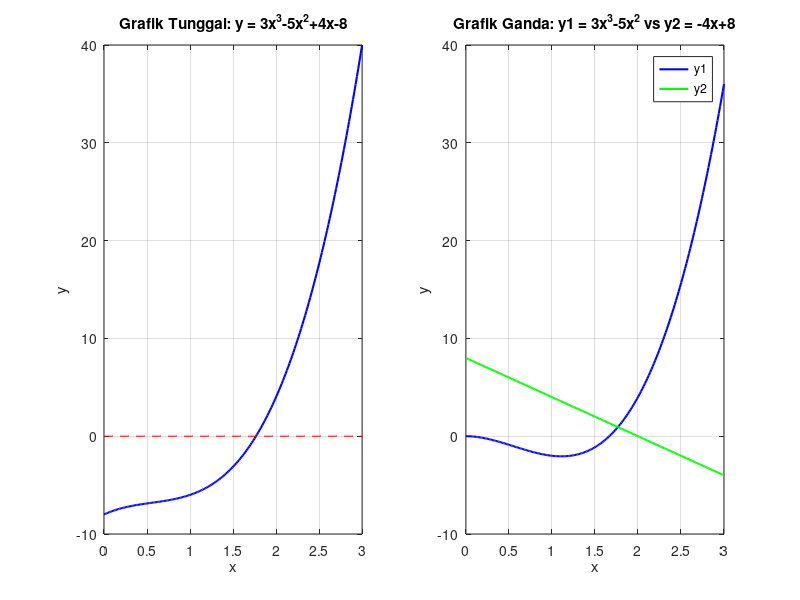
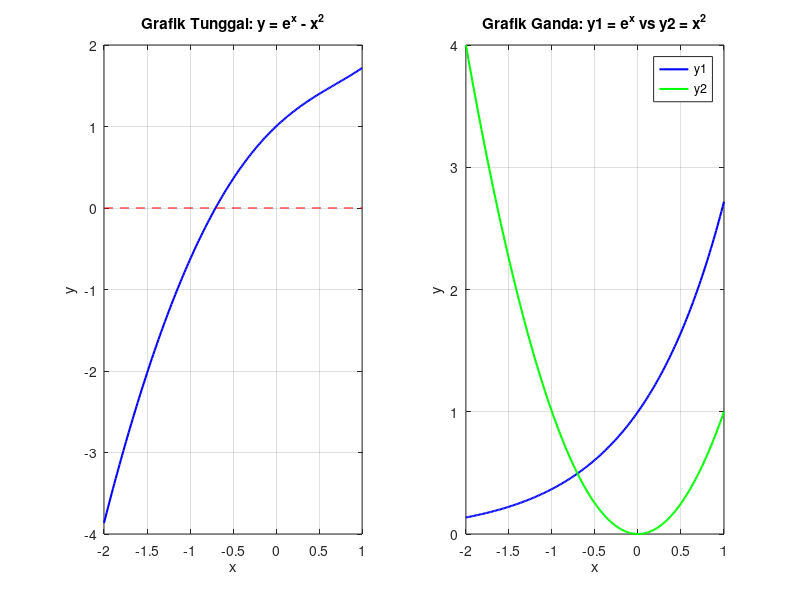
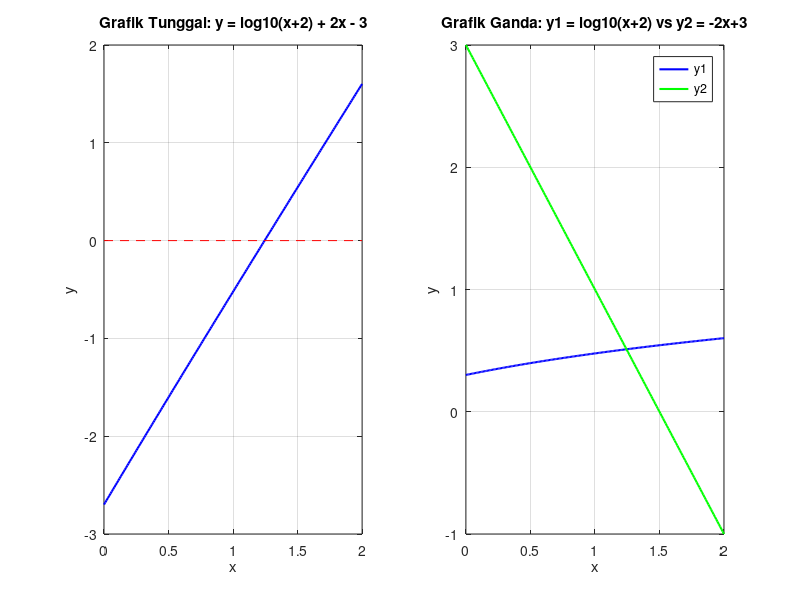

Recreate these plots in MATLAB, in order.
% =========================================================================
% TUGAS SISTEM PERSAMAAN NON-LINEAR (METODE NUMERIK)
% File: Tugas_SPNL.m
% Deskripsi: Penyelesaian Persamaan Non-Linear Menggunakan Grafik Tunggal/Ganda,
%            Metode Biseksi, dan Metode Regula-Falsi.
% =========================================================================

clc; clear; close all;

% =========================================================================
% BAGIAN 1: DEFINISI FUNGSI METODE NUMERIK (BISEKSI & REGULA-FALSI)
% =========================================================================

function c = Biseksi(f, a, b, n, tol)
    fa = f(a); fb = f(b);
    if fa * fb > 0
        error('Warning: f(a) dan f(b) memiliki tanda yang sama.');
    endif
    fprintf('Iter\t    a\t\t    b\t\t   fa\t\t   fb\t\t    c\t\t   fc\n');
    fprintf('-----------------------------------------------------------------------------------\n');
    for i = 1:n
        c = (a + b) / 2;
        fc = f(c);
        fprintf('%2d\t%9.6f\t%9.6f\t%9.6f\t%9.6f\t%9.6f\t%9.6f\n', i, a, b, fa, fb, c, fc);
        if abs(fc) <= tol || abs(b - a) <= tol
            break;
        endif
        if fa * fc == 0
            break;
        elseif fa * fc < 0
            b = c; fb = fc;
        else
            a = c; fa = fc;
        endif
    endfor
endfunction

function c = RegulaFalsi(f, a, b, n, tol)
    fa = f(a); fb = f(b);
    if fa * fb > 0
        error('Warning: f(a) dan f(b) memiliki tanda yang sama.');
    endif
    fprintf('Iter\t    a\t\t    b\t\t   fa\t\t   fb\t\t    c\t\t   fc\n');
    fprintf('-----------------------------------------------------------------------------------\n');
    for i = 1:n
        c = (a * fb - b * fa) / (fb - fa);
        fc = f(c);
        fprintf('%2d\t%9.6f\t%9.6f\t%9.6f\t%9.6f\t%9.6f\t%9.6f\n', i, a, b, fa, fb, c, fc);
        if abs(fc) <= tol || abs(b - a) <= tol
            break;
        endif
        if fa * fc == 0
            break;
        elseif fa * fc < 0
            b = c; fb = fc;
        else
            a = c; fa = fc;
        endif
    endfor
endfunction

% PARAMETER UMUM ITERASI
n_max = 20;
toleransi = 0.0001;

% =========================================================================
% BAGIAN 2: PERSAMAAN 1 -> y = 3x^3 - 5x^2 + 4x - 7, y = 1 => 3x^3 - 5x^2 + 4x - 8 = 0
% =========================================================================
fprintf('\n===================================================================\n');
fprintf('  PERSAMAAN 1: f(x) = 3x^3 - 5x^2 + 4x - 8 = 0\n');
fprintf('===================================================================\n');

f1 = @(x) 3*x.^3 - 5*x.^2 + 4*x - 8;
f1_a = @(x) 3*x.^3 - 5*x.^2;
f1_b = @(x) -4*x + 8;

% Plot Grafik Persamaan 1
figure('Name', 'Persamaan 1');
subplot(1, 2, 1);
x1 = linspace(0, 3, 200);
plot(x1, f1(x1), 'b-', 'LineWidth', 1.5); hold on;
line([0, 3], [0, 0], 'Color', 'r', 'LineStyle', '--');
grid on; title('Grafik Tunggal: y = 3x^3-5x^2+4x-8'); xlabel('x'); ylabel('y');

subplot(1, 2, 2);
plot(x1, f1_a(x1), 'b-', 'LineWidth', 1.5); hold on;
plot(x1, f1_b(x1), 'g-', 'LineWidth', 1.5);
grid on; title('Grafik Ganda: y1 = 3x^3-5x^2 vs y2 = -4x+8'); xlabel('x'); ylabel('y');
legend('y1', 'y2');

% Perhitungan Numerik
a1 = 1; b1 = 2;
fprintf('\n--- A. METODE BISEKSI (Persamaan 1) ---\n');
c1_bis = Biseksi(f1, a1, b1, n_max, toleransi);
fprintf('Akar ditemukan (Biseksi): x = %.6f\n', c1_bis);

fprintf('\n--- B. METODE REGULA-FALSI (Persamaan 1) ---\n');
c1_rf = RegulaFalsi(f1, a1, b1, n_max, toleransi);
fprintf('Akar ditemukan (Regula-Falsi): x = %.6f\n', c1_rf);


% =========================================================================
% BAGIAN 3: PERSAMAAN 2 -> y = e^x - x^2, y = 0 => e^x - x^2 = 0
% =========================================================================
fprintf('\n===================================================================\n');
fprintf('  PERSAMAAN 2: f(x) = e^x - x^2 = 0\n');
fprintf('===================================================================\n');

f2 = @(x) exp(x) - x.^2;
f2_a = @(x) exp(x);
f2_b = @(x) x.^2;

% Plot Grafik Persamaan 2
figure('Name', 'Persamaan 2');
subplot(1, 2, 1);
x2 = linspace(-2, 1, 200);
plot(x2, f2(x2), 'b-', 'LineWidth', 1.5); hold on;
line([-2, 1], [0, 0], 'Color', 'r', 'LineStyle', '--');
grid on; title('Grafik Tunggal: y = e^x - x^2'); xlabel('x'); ylabel('y');

subplot(1, 2, 2);
plot(x2, f2_a(x2), 'b-', 'LineWidth', 1.5); hold on;
plot(x2, f2_b(x2), 'g-', 'LineWidth', 1.5);
grid on; title('Grafik Ganda: y1 = e^x vs y2 = x^2'); xlabel('x'); ylabel('y');
legend('y1', 'y2');

% Perhitungan Numerik
a2 = -1; b2 = 0;
fprintf('\n--- A. METODE BISEKSI (Persamaan 2) ---\n');
c2_bis = Biseksi(f2, a2, b2, n_max, toleransi);
fprintf('Akar ditemukan (Biseksi): x = %.6f\n', c2_bis);

fprintf('\n--- B. METODE REGULA-FALSI (Persamaan 2) ---\n');
c2_rf = RegulaFalsi(f2, a2, b2, n_max, toleransi);
fprintf('Akar ditemukan (Regula-Falsi): x = %.6f\n', c2_rf);


% =========================================================================
% BAGIAN 4: PERSAMAAN 3 -> y = log10(x+2) + 2x - 3, y = 0
% =========================================================================
fprintf('\n===================================================================\n');
fprintf('  PERSAMAAN 3: f(x) = log10(x+2) + 2x - 3 = 0\n');
fprintf('===================================================================\n');

f3 = @(x) log10(x + 2) + 2*x - 3;
f3_a = @(x) log10(x + 2);
f3_b = @(x) -2*x + 3;

% Plot Grafik Persamaan 3
figure('Name', 'Persamaan 3');
subplot(1, 2, 1);
x3 = linspace(0, 2, 200);
plot(x3, f3(x3), 'b-', 'LineWidth', 1.5); hold on;
line([0, 2], [0, 0], 'Color', 'r', 'LineStyle', '--');
grid on; title('Grafik Tunggal: y = log10(x+2) + 2x - 3'); xlabel('x'); ylabel('y');

subplot(1, 2, 2);
plot(x3, f3_a(x3), 'b-', 'LineWidth', 1.5); hold on;
plot(x3, f3_b(x3), 'g-', 'LineWidth', 1.5);
grid on; title('Grafik Ganda: y1 = log10(x+2) vs y2 = -2x+3'); xlabel('x'); ylabel('y');
legend('y1', 'y2');

% Perhitungan Numerik
a3 = 1; b3 = 2;
fprintf('\n--- A. METODE BISEKSI (Persamaan 3) ---\n');
c3_bis = Biseksi(f3, a3, b3, n_max, toleransi);
fprintf('Akar ditemukan (Biseksi): x = %.6f\n', c3_bis);

fprintf('\n--- B. METODE REGULA-FALSI (Persamaan 3) ---\n');
c3_rf = RegulaFalsi(f3, a3, b3, n_max, toleransi);
fprintf('Akar ditemukan (Regula-Falsi): x = %.6f\n', c3_rf);
